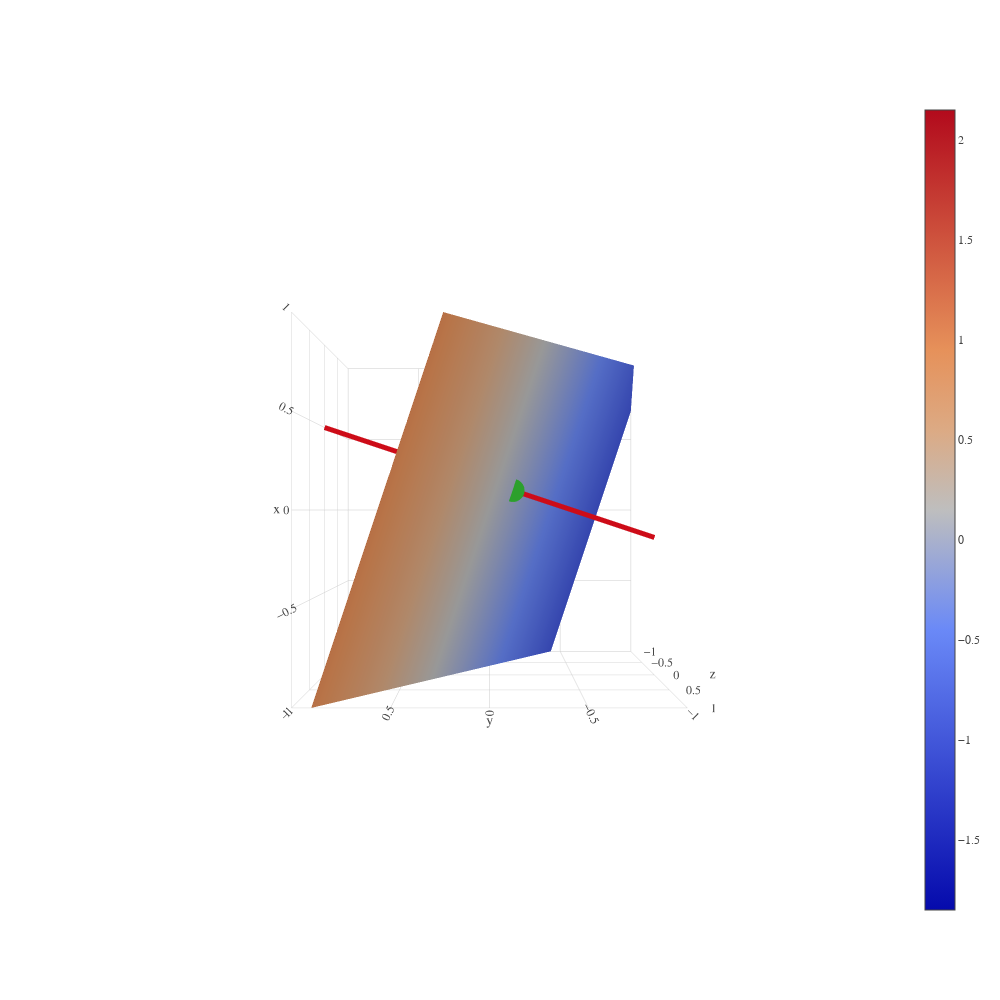

Notebook cell for this chart:
### Code cell
objs = [plane,line,pt]
data = [o.goify() for o in objs]
fig = go.Figure(data=data,layout=layout)
plot = py.iplot(fig)
print(point.goify())

### Figure 1 — Plotly figure (JSON) as saved in the notebook; plotly's stock layout.template omitted (floating-point values rounded to 4 significant figures)
{"data": [{"type": "surface", "x": [[-1, 1], [-1, 1]], "y": [[-1, -1], [1, 1]], "z": [[-1.85, -0.85], [1.15, 2.15]]}, {"line": {"color": "rgb(205, 12, 24)", "width": 10}, "mode": "lines", "type": "scatter3d", "x": [-3.012, -2.31, -1.607, -0.9041, -0.2014, 0.5014, 1.204, 1.907, 2.61, 3.312], "y": [-9.537, -7.429, -5.32, -3.212, -1.104, 1.004, 3.112, 5.22, 7.329, 9.437], "z": [0, 0, 0, 0, 0, 0, 0, 0, 0, 0]}, {"mode": "markers", "type": "scatter3d", "x": [0.12], "y": [-0.14], "z": [0]}], "layout": {"font": {"family": "Verdana"}, "height": 1000, "plot_bgcolor": "rgb(255, 255, 255)", "scene": {"aspectmode": "cube", "camera": {"center": {"x": 0, "y": 0, "z": 0}, "eye": {"x": 0, "y": 0, "z": 3}}, "xaxis": {"autorange": false, "range": [-1, 1], "zeroline": false}, "yaxis": {"autorange": false, "range": [-1, 1], "zeroline": false}, "zaxis": {"autorange": false, "range": [-1, 1], "zeroline": false}}, "showlegend": false, "width": 1000}}
